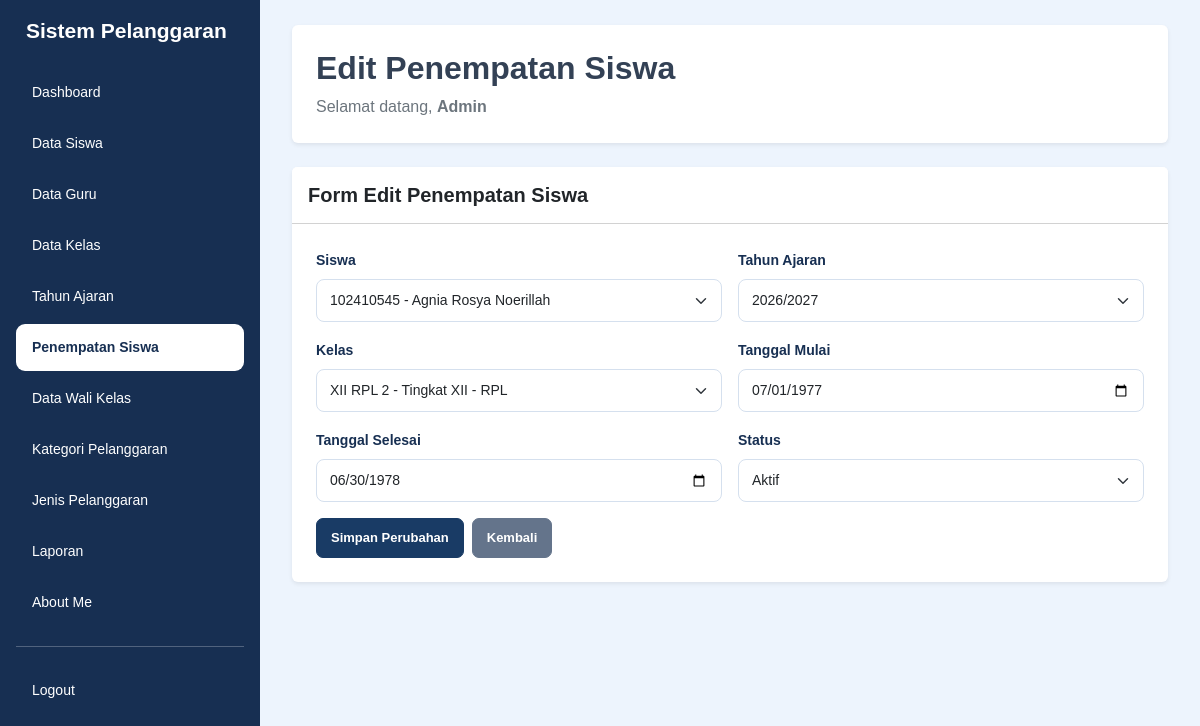
The page /edit_penempatan_siswa.php?id=2 (signed in) on the database its author committed.
### tables this page shows
CREATE TABLE `t_kelas_siswa` (
  `id` int(11) NOT NULL,
  `siswa_id` int(11) NOT NULL,
  `tahun_ajaran_id` int(11) NOT NULL,
  `kelas_id` int(11) NOT NULL,
  `tanggal_mulai` date NOT NULL,
  `tanggal_selesai` date NOT NULL,
  `status_aktif` tinyint(1) NOT NULL,
  `created_at` timestamp NOT NULL DEFAULT current_timestamp(),
  `updated_at` timestamp NOT NULL DEFAULT current_timestamp()
);

CREATE TABLE `t_siswa` (
  `id` int(11) NOT NULL,
  `nis` varchar(30) NOT NULL,
  `nisn` varchar(20) NOT NULL,
  `nama` varchar(150) NOT NULL,
  `jenis_kelamin` char(1) NOT NULL,
  `tanggal_lahir` date NOT NULL,
  `alamat` text NOT NULL,
  `status_aktif` tinyint(1) NOT NULL,
  `created_at` timestamp NOT NULL DEFAULT current_timestamp(),
  `updated_at` timestamp NOT NULL DEFAULT current_timestamp()
);

CREATE TABLE `t_tahun_ajaran` (
  `id` int(11) NOT NULL,
  `nama` varchar(20) NOT NULL,
  `tanggal_mulai` date NOT NULL,
  `tanggal_selesai` date NOT NULL,
  `status_aktif` tinyint(1) NOT NULL,
  `created_at` timestamp NOT NULL DEFAULT current_timestamp(),
  `updated_at` timestamp NOT NULL DEFAULT current_timestamp()
);

CREATE TABLE `t_kelas` (
  `id` int(11) NOT NULL,
  `nama` varchar(100) NOT NULL,
  `tingkat` varchar(20) NOT NULL,
  `jurusan` varchar(100) NOT NULL,
  `status_aktif` tinyint(1) NOT NULL,
  `created_at` timestamp NOT NULL DEFAULT current_timestamp(),
  `updated_at` timestamp NOT NULL DEFAULT current_timestamp()
);

### edit_penempatan_siswa.php (the view, shortened to what this page needs)
<?php
include 'config/koneksi.php';
$name = $_SESSION['name'] ?? 'Admin';
$halaman = basename($_SERVER['PHP_SELF']);
$id = (int) $_GET['id'];
$stmt = mysqli_prepare($koneksi, "
    SELECT *
    FROM t_kelas_siswa
    WHERE id = ?
");
mysqli_stmt_bind_param($stmt, "i", $id);
mysqli_stmt_execute($stmt);
$data = mysqli_fetch_assoc(mysqli_stmt_get_result($stmt));
$siswa = mysqli_query($koneksi, "
    SELECT id, nis, nama
    FROM t_siswa
    WHERE status_aktif = 1
    ORDER BY nama ASC
");
$tahun = mysqli_query($koneksi, "
    SELECT id, nama
    FROM t_tahun_ajaran
    WHERE status_aktif = 1
    ORDER BY id DESC
");
$kelas = mysqli_query($koneksi, "
    SELECT id, nama, tingkat, jurusan
    FROM t_kelas
    WHERE status_aktif = 1
    ORDER BY nama ASC
");
?>
<!DOCTYPE html>
<html lang="id">
<head>
    <link href="https://cdn.jsdelivr.net/npm/bootstrap@5.3.8/dist/css/bootstrap.min.css"
          rel="stylesheet">
    <link rel="stylesheet" href="style/style.css">
</head>
<body class="bg-light">
<div class="container-fluid">
    <div class="row">
        <div class="sidebar col-md-3 col-lg-2 position-fixed top-0 start-0 vh-100 p-3 overflow-auto">
            <h4 class="text-white mb-4">Sistem Pelanggaran</h4>
            <ul class="nav nav-pills flex-column gap-1">
                <li class="nav-item">
                    <a href="dashboard.php" class="nav-link text-white">Dashboard</a>
                </li>
                <li class="nav-item">
                    <a href="data_siswa.php" class="nav-link text-white">Data Siswa</a>
                </li>
                <li class="nav-item">
                    <a href="data_guru.php" class="nav-link text-white">Data Guru</a>
                </li>
                <li class="nav-item">
                    <a href="data_kelas.php" class="nav-link text-white">Data Kelas</a>
                </li>
                <li class="nav-item">
                    <a href="data_tahun_ajaran.php" class="nav-link text-white">Tahun Ajaran</a>
                </li>
                <li class="nav-item">
                    <a href="data_penempatan_siswa.php" class="nav-link <?= $halaman == 'edit_penempatan_siswa.php' ? 'active' : 'text-white'; ?>">Penempatan Siswa</a>
                </li>
                <li class="nav-item">
                    <a href="data_wali_kelas.php" class="nav-link text-white">Data Wali Kelas</a>
                </li>
                <li class="nav-item">
                    <a href="data_kategori_pelanggaran.php" class="nav-link text-white">Kategori Pelanggaran</a>
                </li>
                <li class="nav-item">
                    <a href="data_jenis_pelanggaran.php" class="nav-link text-white">Jenis Pelanggaran</a>
                </li>
                <li class="nav-item">
                    <a href="laporan.php" class="nav-link text-white">Laporan</a>
                </li>
                <li class="nav-item">
                    <a href="about_me.php" class="nav-link text-white">About Me</a>
                </li>
                <hr class="border-white">
                <li class="nav-item">
                    <a href="logout.php" class="nav-link text-white">Logout</a>
                </li>
            </ul>
        </div>
        <main class="content-main">
            <div class="page-content">
                <div class="bg-white rounded shadow-sm p-4 mb-4">
                    <h2 class="fw-bold">Edit Penempatan Siswa</h2>
                    <p class="text-secondary mb-0">
                        Selamat datang,
                        <b><?= htmlspecialchars($name); ?></b>
                    </p>
                </div>
                <div class="card shadow-sm border-0">
                    <div class="card-header bg-white py-3">
                        <h5 class="mb-0 fw-bold">Form Edit Penempatan Siswa</h5>
                    </div>
                    <div class="card-body p-4">
                        <form action="proses_edit_penempatan.php" method="POST">
                            <div class="row g-3">
                                <div class="col-md-6">
                                    <label class="form-label">Siswa</label>
                                    <select name="siswa_id" class="form-select" required>
                                        <?php while ($s = mysqli_fetch_assoc($siswa)) { ?>
                                            <option value="<?= (int) $s['id']; ?>"
                                                <?= $data['siswa_id'] == $s['id'] ? 'selected' : ''; ?>>
                                                <?= htmlspecialchars($s['nis'] . ' - ' . $s['nama']); ?>
                                            </option>
                                        <?php } ?>
                                    </select>
                                </div>
                                <div class="col-md-6">
                                    <label class="form-label">Tahun Ajaran</label>
                                    <select name="tahun_ajaran_id" class="form-select" required>
                                        <?php while ($ta = mysqli_fetch_assoc($tahun)) { ?>
                                            <option value="<?= (int) $ta['id']; ?>"
                                                <?= $data['tahun_ajaran_id'] == $ta['id'] ? 'selected' : ''; ?>>
                                                <?= htmlspecialchars($ta['nama']); ?>
                                            </option>
                                        <?php } ?>
                                    </select>
                                </div>
                                <div class="col-md-6">
                                    <label class="form-label">Kelas</label>
                                    <select name="kelas_id" class="form-select" required>
                                        <?php while ($k = mysqli_fetch_assoc($kelas)) { ?>
                                            <option value="<?= (int) $k['id']; ?>"
                                                <?= $data['kelas_id'] == $k['id'] ? 'selected' : ''; ?>>
                                                <?= htmlspecialchars(
                                                    $k['nama'] . ' - Tingkat ' .
                                                    $k['tingkat'] . ' - ' .
                                                    $k['jurusan']
                                                ); ?>
                                            </option>
                                        <?php } ?>
                                    </select>
                                </div>
                                <div class="col-md-6">
                                    <label class="form-label">Tanggal Mulai</label>
                                    <input type="date"
                                           name="tanggal_mulai"
                                           class="form-control"
                                           value="<?= htmlspecialchars($data['tanggal_mulai']); ?>"
                                           required>
                                </div>
                                <div class="col-md-6">
                                    <label class="form-label">Tanggal Selesai</label>
                                    <input type="date"
                                           name="tanggal_selesai"
                                           class="form-control"
                                           value="<?= htmlspecialchars($data['tanggal_selesai']); ?>"
                                           required>
                                </div>
                                <div class="col-md-6">
                                    <label class="form-label">Status</label>
                                    <select name="status_aktif" class="form-select" required>
                                        <option value="1"
                                            <?= $data['status_aktif'] == 1 ? 'selected' : ''; ?>>
                                            Aktif
                                        </option>
                                    </select>
                                </div>
                            <div class="d-flex gap-2 mt-3">
                                <button type="submit" name="update" class="btn btn-primary">
                                    Simpan Perubahan
                                </button>
                                <a href="data_penempatan_siswa.php" class="btn btn-secondary">
                                    Kembali
                                </a>
                            </div>
                        </form>
                    </div>
                </div>
            </div>
        </main>
    </div>
</div>
</body>
</html>

### style/style.css (style rules this page uses)
* { box-sizing: border-box; }
html { width: 100%; min-height: 100%; overflow-x: hidden; }
body { width: 100%; min-height: 100vh; margin: 0; padding: 0; font-family: Arial, Helvetica, sans-serif; background-color: #edf4fd; color: #334155; }
a { text-decoration: none; }
.sidebar { position: fixed !important; top: 0; left: 0; width: 260px !important; max-width: 260px !important; height: 100vh; padding: 24px 15px; background-color: #172f52 !important; z-index: 1001; overflow-y: auto; overflow-x: hidden; flex: none !important; }
.sidebar h4 { color: #ffffff; font-size: 21px; font-weight: 700; margin: 0 0 38px; padding: 0 10px; line-height: 1.4; }
.sidebar .nav { display: flex; flex-direction: column; gap: 7px; }
.sidebar .nav-item { width: 100%; }
.sidebar .nav-link { display: block; width: 100%; padding: 13px 16px; border-radius: 9px; color: #e2eaf6; font-size: 14px; font-weight: 500; transition: all 0.2s ease; }
.sidebar .nav-link.active { background-color: #ffffff !important; color: #172f52 !important; font-weight: 700; }
.content-main { display: block !important; position: relative; width: calc(100% - 260px) !important; max-width: none !important; min-height: 100vh; margin-left: 260px !important; margin-right: 0 !important; padding: 25px 32px 35px !important; background-color: #edf4fd; overflow-x: hidden; }
.btn { display: inline-flex; justify-content: center; align-items: center; border-radius: 7px; padding: 9px 14px; font-size: 13px; font-weight: 600; white-space: nowrap; transition: all 0.2s ease; }
.btn-primary { background-color: #193b65; border-color: #193b65; color: #ffffff; }
.btn-secondary { background-color: #64748b; border-color: #64748b; color: #ffffff; }
.form-label { color: #172f52; font-size: 14px; font-weight: 600; }
.form-control, .form-select { padding: 10px 13px; border: 1px solid #d5e0ee; border-radius: 8px; font-size: 14px; }
@media (min-width: 768px) { .content-main { padding-top: 25px !important; } }

### rows shown on the page
t_kelas_siswa: siswa_id "102410545 - Agnia Rosya Noerillah", tahun_ajaran_id "2026/2027", kelas_id "XII RPL 2 - Tingkat XII - RPL", tanggal_mulai "07/01/1977", tanggal_selesai "06/30/1978", status_aktif "Aktif"

### other values the page prints
$name "Admin"
